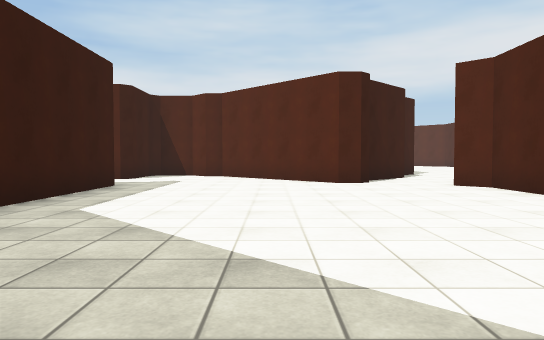
View 1 (above)

23 first-person views from a walk through a Unity game level. The camera is 1.2 m above the floor, tilts 2° down and sees 70° across. The floor is counted in squares, 2 m on a side. Each view is taken from the middle of a square. On the plan, view 1 faces up. The plan holds only what a view shows up to about 11 squares ahead; the rest is blank. The place goes on beyond the plan. The player character is not drawn. Surface patterns are stand-ins for the level's own textures.

View 2
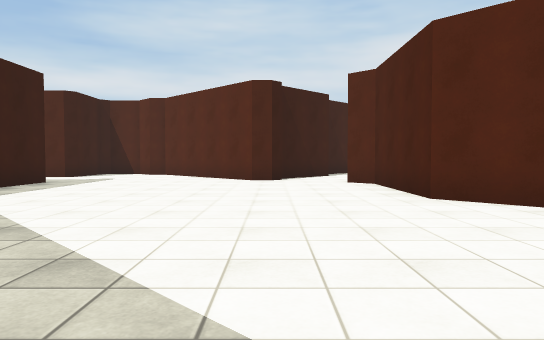

View 3
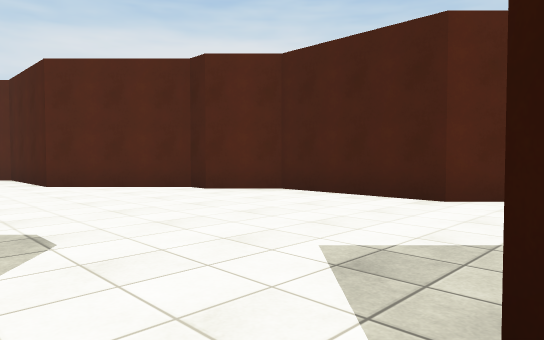

View 4
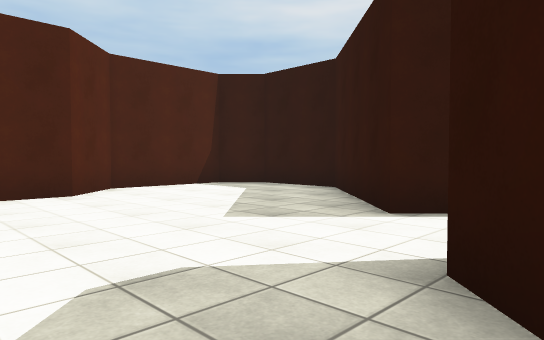

View 5
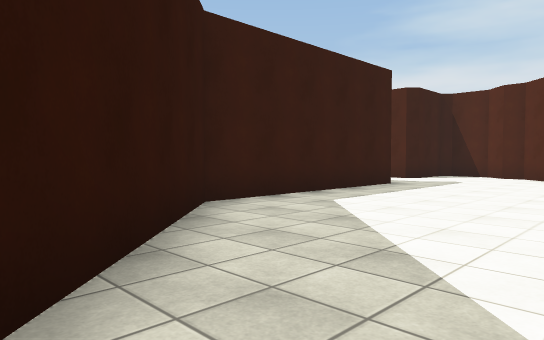

View 6
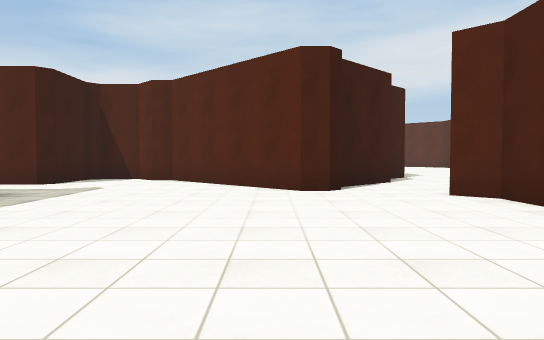

View 7
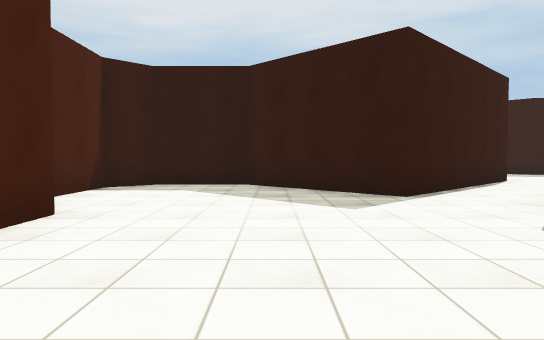

View 8
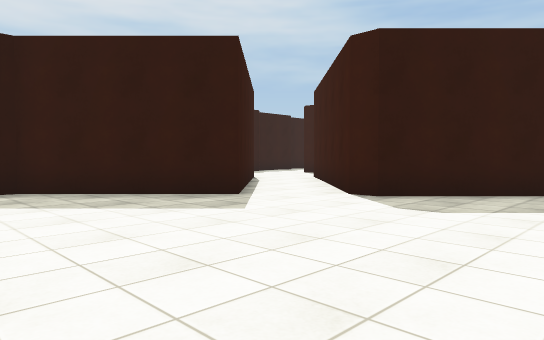

View 9
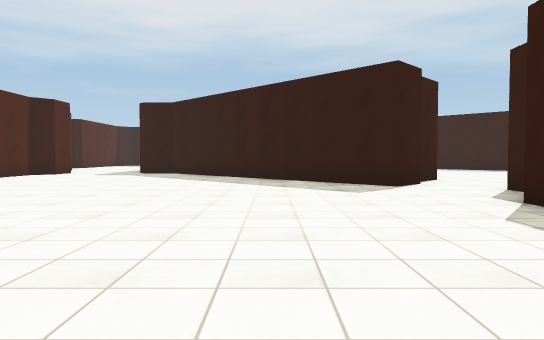

View 10
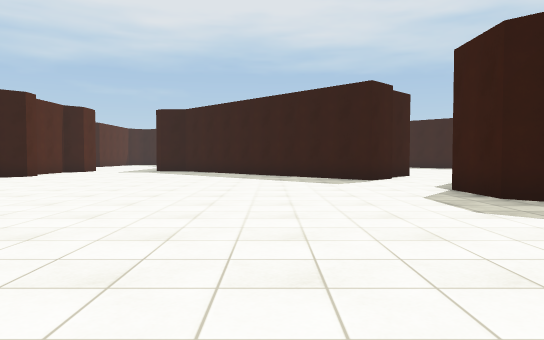

View 11
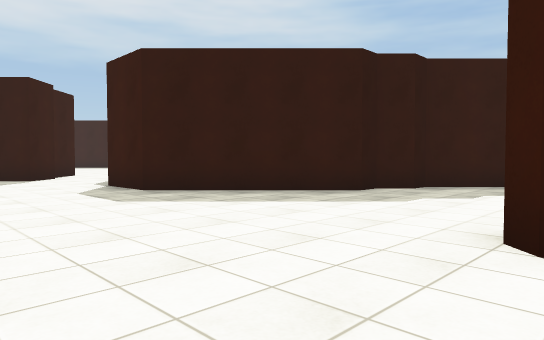

View 12
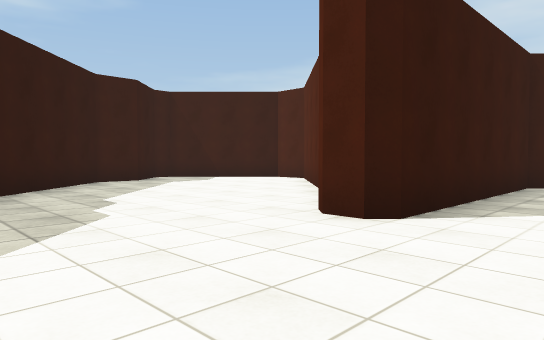

View 13
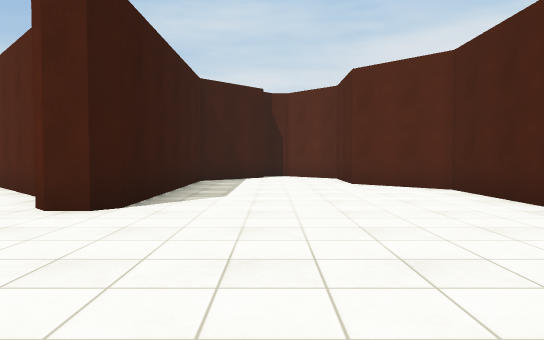

View 14
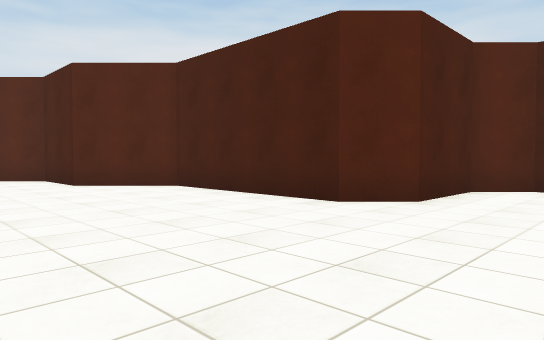

View 15
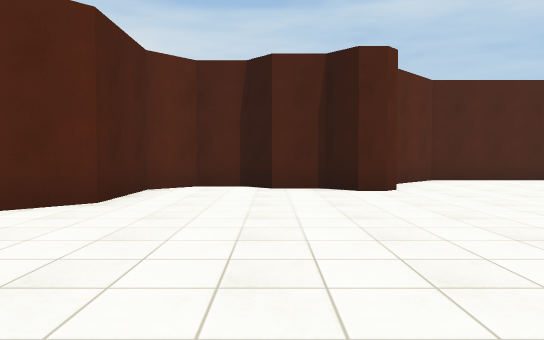

View 16
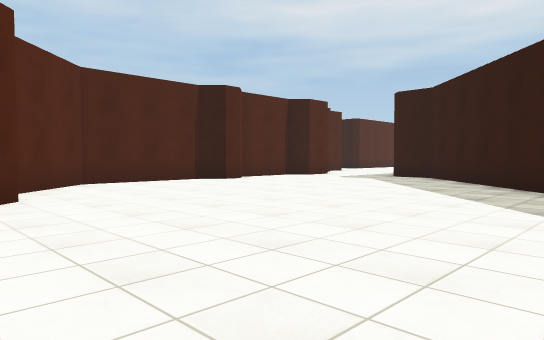

View 17
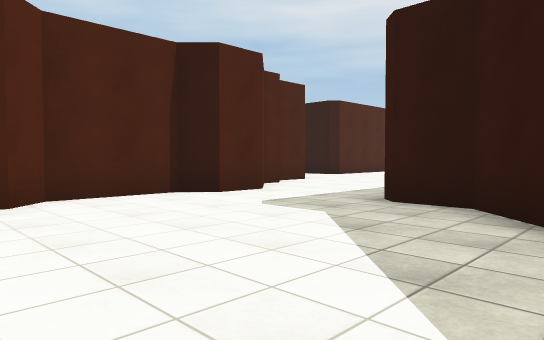

View 18
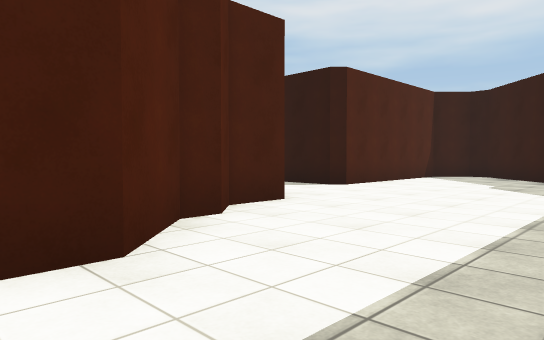

View 19
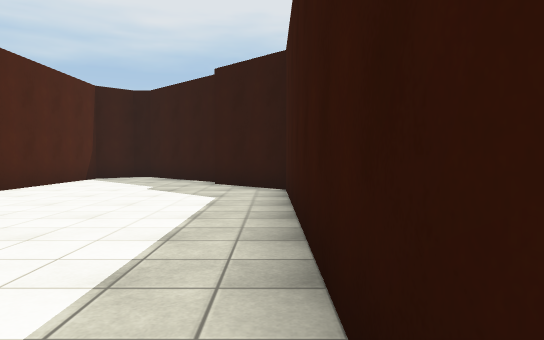

View 20
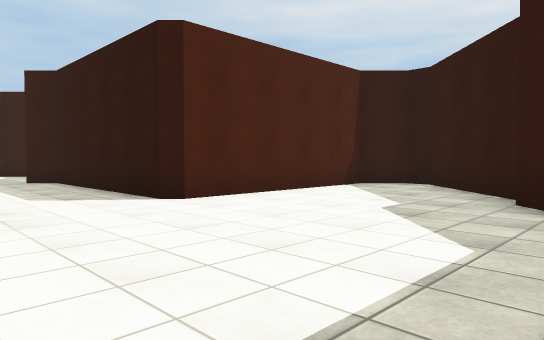

View 21
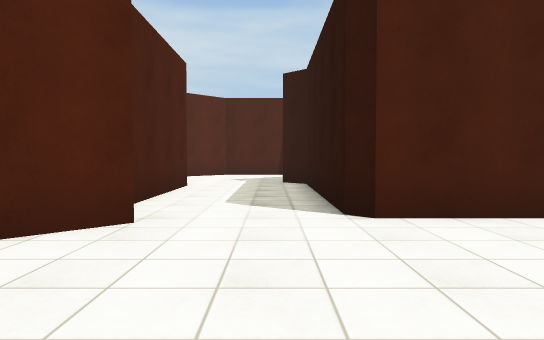

View 22
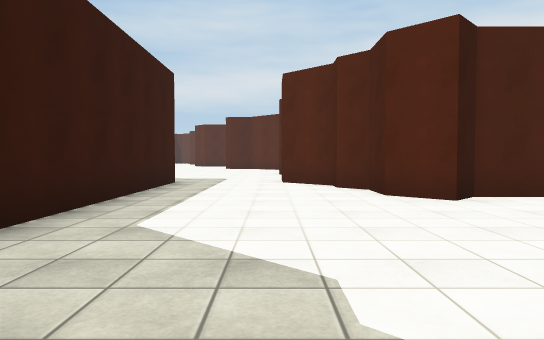

View 23
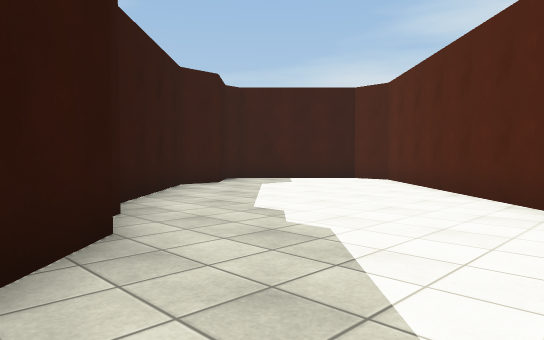

### Floor plan
Points are (right, up) in squares from view 1. A wall is a line through its corners. A room is listed if a view was taken in it or the views show most of it. See-through windows are left out.
Room 1 (views 1, 2, 4, 5, 6, 7, 8)
walls: (2.3, 9) (2, 8.7) (1.5, 8.7) (-1.5, 11.8) (-2, 11.8) (-2.5, 12.2) (-3.7, 12.2) (-3.7, 10.3) (-4.9, 10.3); (3, -3.8) (5.5, -6.3) (7.5, -6.3) (8.2, -5.5) (8.2, -3) (7.3, -2) (7.3, 1) (6.3, 2) (6.3, 2.5) (4.3, 4.5) (4.3, 7.5) (3.7, 8); (-3.2, 8) (-3.2, 3) (1.7, -2) (1.7, -2.5); (-3.7, 10.6) (-4, 10.2); (-3.4, 12.3) (-3.8, 12)
ways out: opening at (2, -3) to room 2; opening at (3, 9) to room 3
Room 2 (view 3)
walls: (1.7, -2.5) (-0.8, -5.1); (0.8, -6) (3, -3.8)
ways out: opening at (2, -3) to room 1; opening at (0, -5)
Room 3 (views 9, 10, 11, 12, 13, 14, 15, 16, 17, 18, 19, 20, 21, 22, 23)
walls: (13.1, 13.7) (12.7, 14) (12.7, 14.5) (13.2, 15) (13.2, 16) (13.8, 16.5) (13.8, 17.5) (13, 18.2) (11, 18.2) (10.3, 19) (10.3, 23) (8.8, 24.5) (8.8, 26.5) (8, 27.3); (4.7, 9.5) (5.5, 10.3) (11.5, 4.2) (12.7, 4.2) (12.7, -3) (14.3, -4.6); (3.7, 11.5) (3.7, 11) (2.2, 9.5); (3.7, 8) (4.4, 8.7); (12.4, 4.3) (12.8, 4); (4.1, 21.1) (0, 25.3) (-1, 25.3) (-3.2, 23) (-3.2, 22.5) (-2.2, 21.5) (-2.2, 20.5) (0.5, 17.8) (1, 17.8) (1.5, 17.3) (2, 17.3) (4.7, 14.5) (4.7, 13) (4.2, 12.4); (6.8, 27) (5.3, 25.5) (5.3, 20.5) (5, 20.3) (4.5, 20.3) (4.2, 20.5); (22, 0.7) (18, 0.7) (17.5, 0.2) (16.7, 1) (16.7, 2) (16.2, 2.5) (16.2, 3) (15.2, 4) (15.2, 5) (15.7, 5.5) (15.7, 7.5) (15.2, 8) (15.2, 8.5) (15.7, 9) (15.7, 12) (14.2, 13.5); (14.3, -5.1) (16.5, -7.3) (17, -7.3) (17.7, -6.5) (17.7, -2) (18, -1.8) (22.5, -1.8) (23, -1.2)
ways out: opening at (3, 9) to room 1

Where each view was taken, in squares from view 1:
view 1: 0 up, 0 right, facing up
view 2: 1 down, 2 right, facing up
view 3: 4 down, 2 right, facing up-right
view 4: 0 up, 1 right, facing down-right
view 5: 0 up, 1 right, facing up-left
view 6: 2 up, 1 right, facing up
view 7: 2 up, 5 right, facing down
view 8: 1 up, 7 right, facing down-left
view 9: 18 up, 8 right, facing down
view 10: 20 up, 8 right, facing down
view 11: 21 up, 8 right, facing down-left
view 12: 17 up, 7 right, facing up-left
view 13: 16 up, 7 right, facing up
view 14: 16 up, 6 right, facing up-right
view 15: 16 up, 6 right, facing right
view 16: 15 up, 7 right, facing down-right
view 17: 9 up, 10 right, facing down-right
view 18: 5 up, 13 right, facing down-right
view 19: 4 up, 13 right, facing down
view 20: 1 up, 13 right, facing down-right
view 21: 1 down, 14 right, facing right
view 22: 5 down, 15 right, facing up
view 23: 16 up, 5 right, facing up-left
